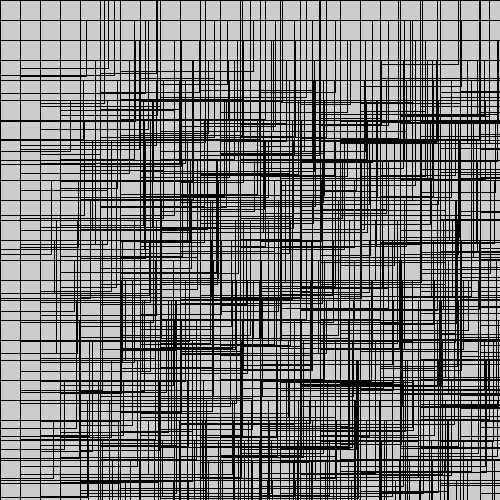
Frame 1 (no input)
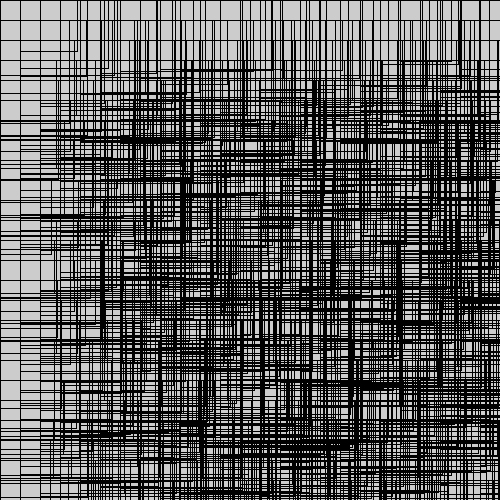
Frame 2 (the mouse pressed at the canvas centre, redrawn once)

The Processing sketch that drew these frames (run headless with seeded random() and noise(); the mouse was pressed at the canvas centre and the sketch redrawn once):

// Processing sketch: GenerateRandomRects
// ── GenerateRandomRects.pde
int radius = 30;
int maxRadius = 200;

void setup() {
  size(500, 500);
  frameRate(120);
}


void draw() {
 
  for(int i = 0; i < width; i += 20) {
     for(int j = 0; j < height; j += 20) {
        float randDimX = random(50, 150); 
        float randDimY = random(50, 150); 
        noFill();
        rect(i, j, randDimX, randDimY);
     }
  }
  noLoop();
}
